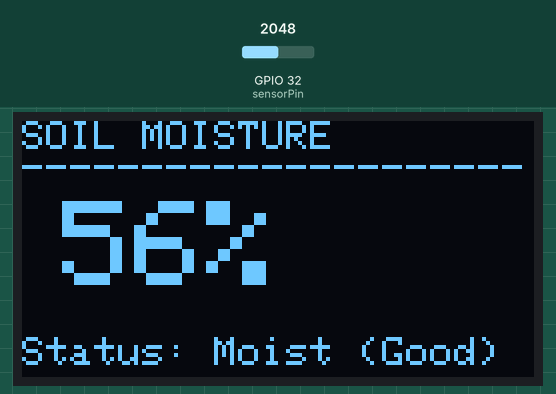
Recording of a sketch running on a simulated ESP32. Parts: 128×64 one-colour display. Inputs (shaded band) come from the test bench; at power-on: GPIO 32 (sensorPin) = 2048.

Above: at 1.8 s.
1.9 s: GPIO 32 (sensorPin) set to 2097
At 3.3 s:
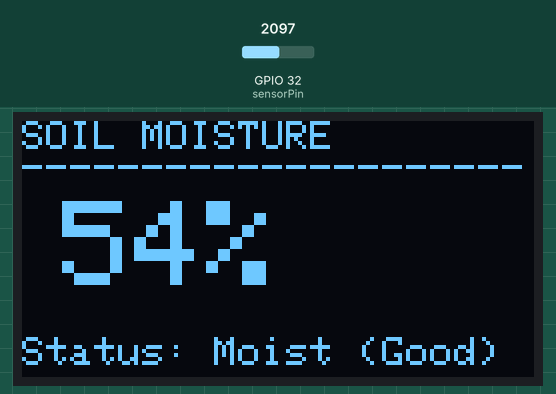
3.6 s: GPIO 32 (sensorPin) set to 2600
At 5.3 s:
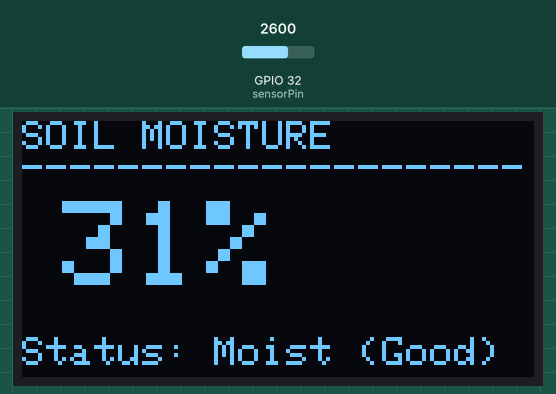
5.6 s: GPIO 32 (sensorPin) set to 2705
At 6.6 s:
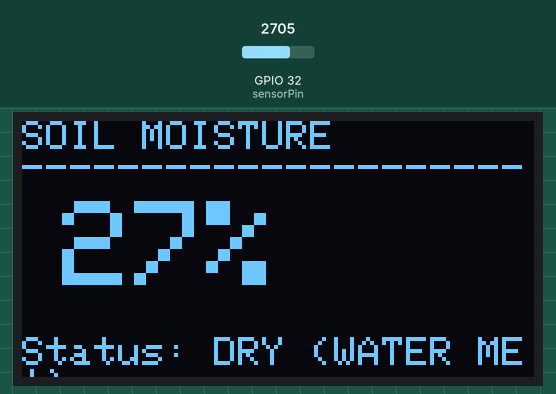
7.7 s: GPIO 32 (sensorPin) set to 1228
At 8.7 s:
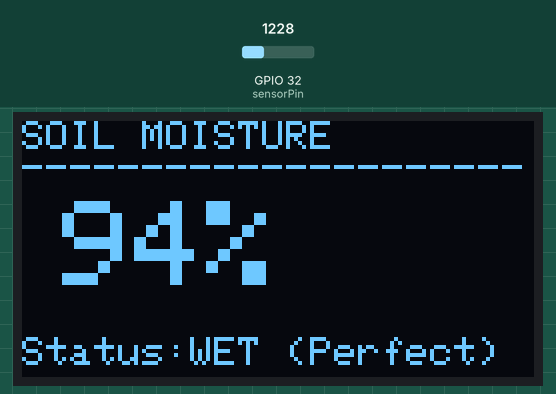
9.7 s: GPIO 32 (sensorPin) set to 1601
At 11.0 s:
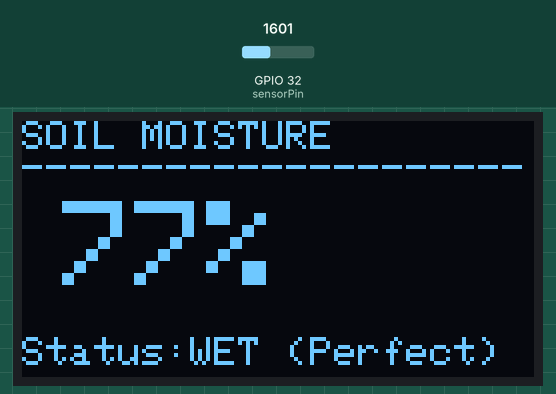
11.8 s: GPIO 32 (sensorPin) set to 1685
At 13.2 s:
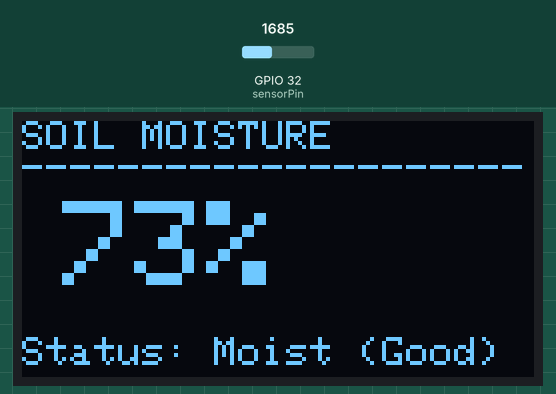
Timing chart, 0 to 14.8 s (numbered marks = the images above; inputs shaded):
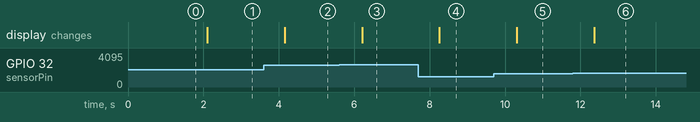

Measured:
- the behaviour switches between 2068 and 2069 on GPIO 32 (sensorPin) (found by bisection; images 0 and 1)
- the behaviour switches between 2640 and 2641 on GPIO 32 (sensorPin) (found by bisection; images 2 and 3)
- the behaviour switches between 1628 and 1629 on GPIO 32 (sensorPin) (found by bisection; images 5 and 6)
- after the input at 1.9 s, the display: changes after 0.21 s (image 1)
- after the input at 3.6 s, the display: changes after 0.56 s (image 2)
- after the input at 5.6 s, the display: changes after 0.61 s (image 3)
- after the input at 7.7 s, the display: changes after 0.56 s (image 4)
- after the input at 9.7 s, the display: changes after 0.61 s (image 5)
- after the input at 11.8 s, the display: changes after 0.56 s (image 6)

The sketch:

WaterSensorScreen.ino
```cpp
#include <Wire.h>
#include <Adafruit_GFX.h>
#include <Adafruit_SSD1306.h>

#define SCREEN_WIDTH 128
#define SCREEN_HEIGHT 64

#define OLED_RESET     -1
Adafruit_SSD1306 display(SCREEN_WIDTH, SCREEN_HEIGHT, &Wire, OLED_RESET);

const int sensorPin = 32;

const int DRY_VALUE = 3300;
const int WET_VALUE = 1100;

void setup() {
  Serial.begin(115200);
  Wire.begin(25, 26);

  if(!display.begin(SSD1306_SWITCHCAPVCC, 0x3C)) {
    Serial.println(F("OLED failed!"));
    for(;;);
  }
  display.clearDisplay();
  display.setTextColor(SSD1306_WHITE);
}

void loop() {
  int rawMoisture = analogRead(sensorPin);


  int moisturePercent = map(rawMoisture, DRY_VALUE, WET_VALUE, 0, 100);

  moisturePercent = constrain(moisturePercent, 0, 100);

  display.clearDisplay();

  display.setTextSize(1);
  display.setCursor(0, 0);
  display.println("SOIL MOISTURE");
  display.println("---------------------");

  display.setTextSize(3);
  display.setCursor(10, 20);
  display.print(moisturePercent);
  display.print("%");

  display.setTextSize(1);
  display.setCursor(0, 54);

  if (moisturePercent < 30) {
    display.print("Status: DRY (WATER ME!)");
  }
  else if (moisturePercent>= 30 && moisturePercent <= 75) {
    display.print("Status: Moist (Good)");
  }
  else {
    display.print("Status:WET (Perfect)");
  }

  display.display();
  delay(1000);
}
```
